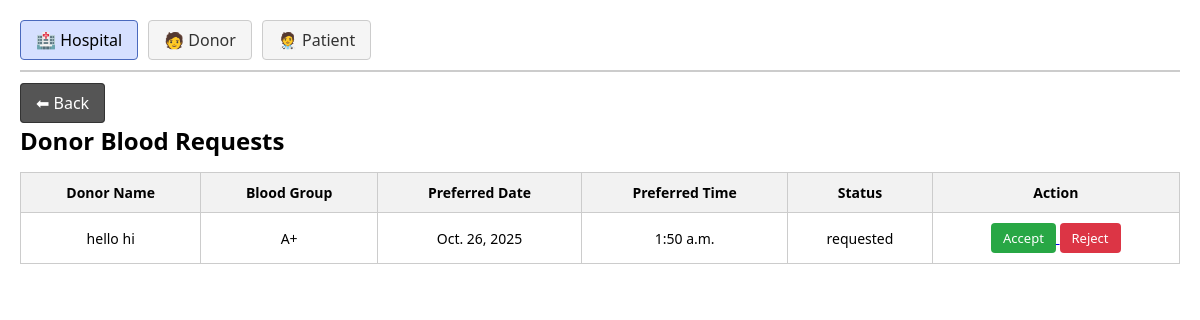
Before: /manage_donors/ with the older database file.
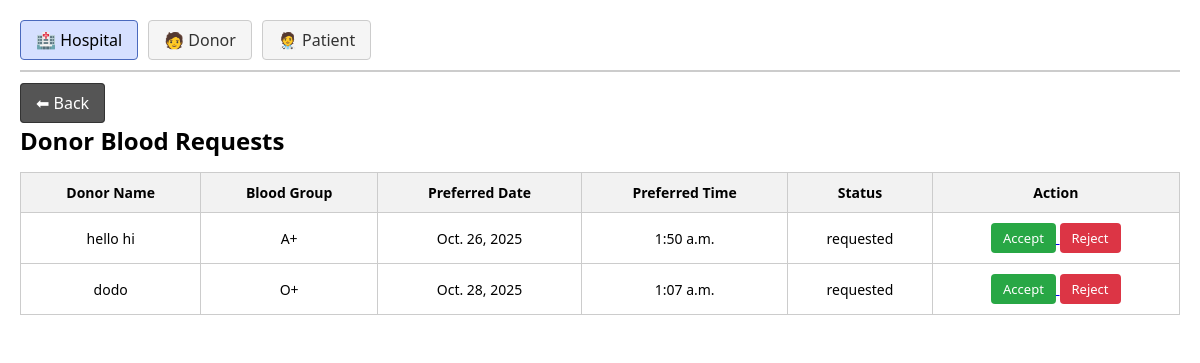
After: the same page with the newer database file.
### Blood_Bank/models.py (models this page shows, shortened)
class Donation_Request(models.Model):
    donor = models.ForeignKey(Donor,on_delete=models.CASCADE)
    preferred_date = models.DateField(null=True,blank=True)
    preferred_time = models.TimeField(null=True,blank=True)
    STATUS_CHOICES = (
        ('requested', 'Requested'),
        ('approved', 'Approved'),
        ('rejected', 'Rejected'),
    )
    status = models.CharField(max_length=10, choices=STATUS_CHOICES, default='requested')

class Donor(models.Model):
    profile = models.OneToOneField(Profile, on_delete=models.CASCADE)
    blood_group = models.CharField(max_length=20,null=True,blank=True)
    fullname = models.CharField(max_length=40,null=True,blank=True)
    age = models.PositiveIntegerField(null=True,blank=True)
    phonenumber = models.CharField(max_length=20,null=True,blank=True)
    address = models.CharField(max_length=50,null=True,blank=True)
    weight = models.PositiveIntegerField(null=True,blank=True)
    health = models.CharField(max_length=100,null=True,blank=True)
    medications = models.CharField(max_length=10, null=True, blank=True)
    tattoo = models.CharField(max_length=10, null=True, blank=True)
    pregnancy = models.CharField(max_length=10, null=True, blank=True)
    travel = models.CharField(max_length=10, null=True, blank=True)
    lastDonation = models.DateField(null=True, blank=True)
    is_first_time = models.BooleanField(default=False)

### Blood_Bank/views.py (the view)
# urls.py: path('manage_donors/',views.manage_donors,name='manage_donors'),
def manage_donors(request):
    donation_request = Donation_Request.objects.all()
    return render(request,'admin_dashboard/manage_donors.html',{'donation_request':donation_request})

### Blood_Bank/templates/admin_dashboard/manage_donors.html (shortened to what this page needs)
{% load static %}
<!DOCTYPE html>
<html lang="en">
<head>
    <link rel="stylesheet" href="{% static 'css/admin_dashboard/manage_donors.css' %}">
</head>
<body>
    <div class="page-container">
        <nav class="top-menu">
            <a href="{% url 'manage_hospitals' %}" class="active">🏥 Hospital</a>
            <a href="{% url 'manage_donors' %}">🧑 Donor</a>
            <a href="{% url 'manage_patients' %}">🧑‍⚕ Patient</a>
        </nav>
        <div class="back-section">
            <a href="{% url 'admindashboard' %}" class="back-btn">⬅ Back</a>
        </div>
        <main class="table-container">
            <h2>Donor Blood Requests</h2>
            <table>
                <thead>
                    <tr>
                        <th>Donor Name</th>
                        <th>Blood Group</th>
                        <th>Preferred Date</th>
                        <th>Preferred Time</th>
                        <th>Status</th>
                        <th>Action</th>
                    </tr>
                </thead>
                <tbody>
                    {% for r in donation_request %}
                    <tr>
                        <td>{{ r.donor.fullname }}</td>
                        <td>{{ r.donor.blood_group }}</td>
                        <td>{{ r.preferred_date }}</td>
                        <td>{{ r.preferred_time }}</td>
                        <td>{{ r.status }}</td>
                        <td>
                            <a href="{% url 'manage_donors_update' r.id %}">
                                <button class="btn approve" type="button">Accept</button>
                            </a>
                            <a href="{% url 'manage_donors_delete' r.id %}">
                                <button class="btn reject" type="button">Reject</button>
                            </a>
                        </td>
                    </tr>
                    {% empty %}
                    <tr>
                        <td colspan="6">No donor requests available</td>
                    </tr>
                    {% endfor %}
                </tbody>
            </table>
        </main>
    </div>
</body>
</html>

Changed rows visible on the page:
added Donation_Request: donor.fullname "dodo", donor.blood_group "O+", preferred_date "Oct. 28, 2025", preferred_time "1:07 a.m.", status "requested"
